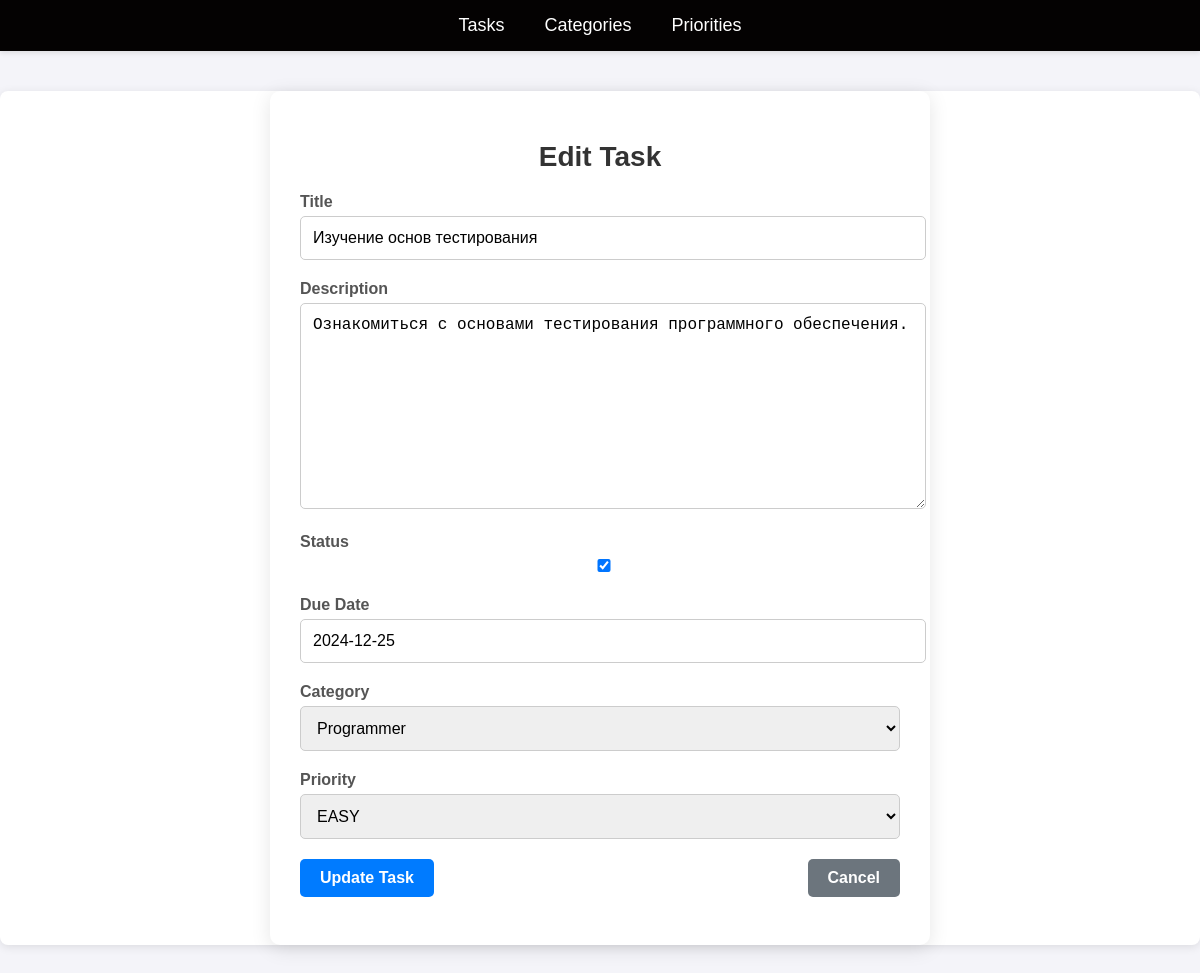
/task/36/edit/, run on the app's committed database.
### task/models.py (models this page shows, shortened)
class Task(models.Model):
    title = models.CharField(max_length=200)
    description = models.TextField(null=True, blank=True)
    status = models.BooleanField(default=False)
    due_date = models.DateField()
    category = models.ForeignKey(
        Category,
        on_delete=models.CASCADE,
        related_name='tasks',
    )
    priority = models.ForeignKey(
        Priority,
        on_delete=models.CASCADE,
        related_name='tasks',
    )

### task/views.py (the view)
# urls.py: path('<int:pk>/edit/', views.edit_task, name='edit-task'),
def edit_task(request, pk):
    task = Task.objects.get(pk=pk)
    if request.method == 'POST':
        form = TaskForm(request.POST, instance=task)
        if form.is_valid():
            form.save()
            return redirect('list-task')
    else:
        form = TaskForm(instance=task)
        return render(request, 'task/edit_task.html', {'form': form})

### task/forms.py
class TaskForm(forms.ModelForm):
    class Meta:
        model = Task
        fields = '__all__'

### task/models.py (called while the page is built)
    def __str__(self):
        return self.name

    def __str__(self):
        return self.name

### templates/task/edit_task.html (shortened to what this page needs)
{% extends 'base.html' %}
{% block content %}
    <div class="form-container">
        <h2>Edit Task</h2>
        <form method="POST">
            <div class="form-group">
                <label for="id_title">Title</label>
                {{ form.title }}
            </div>
            <div class="form-group">
                <label for="id_description">Description</label>
                {{ form.description }}
            </div>
            <div class="form-group">
                <label for="id_status">Status</label>
                {{ form.status }}
            </div>
            <div class="form-group">
                <label for="id_due_date">Due Date</label>
                {{ form.due_date }}
            </div>
            <div class="form-group">
                <label for="id_category">Category</label>
                {{ form.category }}
            </div>
            <div class="form-group">
                <label for="id_priority">Priority</label>
                {{ form.priority }}
            </div>
            <div class="button-group">
                <button type="submit" class="btn btn-primary">
                    Update Task
                </button>
                <a href="{% url 'list-task' %}" class="btn btn-secondary">Cancel</a>
            </div>
        </form>
        <br>
    </div>
{% endblock content %}

### templates/base.html (style rules this page uses)
body { font-family: 'Verdana', sans-serif; margin: 0; padding: 0; background-color: #f4f4f9; color: #333; }
h2 { font-size: 22px; margin-top: 20px; }

### templates/task/edit_task.html (style rules this page uses)
.form-container { max-width: 600px; margin: 40px auto; background-color: #ffffff; padding: 30px; border-radius: 10px; box-shadow: 0 4px 20px rgba(0, 0, 0, 0.1); }
.form-container h2 { text-align: center; margin-bottom: 20px; color: #333; font-size: 28px; font-weight: bold; }
.form-group { margin-bottom: 20px; }
label { display: block; margin-bottom: 5px; font-weight: 600; color: #555; font-size: 16px; }
input, textarea, select { width: 100%; padding: 12px; border-radius: 5px; border: 1px solid #ccc; transition: border-color 0.3s, box-shadow 0.3s; font-size: 16px; }
.button-group { display: flex; justify-content: space-between; margin-top: 20px; }
.btn { padding: 10px 20px; color: white; border: none; border-radius: 5px; text-decoration: none; font-size: 16px; font-weight: bold; cursor: pointer; transition: background-color 0.3s, transform 0.2s; }
.btn-primary { background-color: #007bff; }
.btn-secondary { background-color: #6c757d; }

### data on the page
Task: title "Изучение основ тестирования", description "Ознакомиться с основами тестирования программного обеспечения.", status "☑", due_date "2024-12-25", category "Programmer", priority "EASY"
